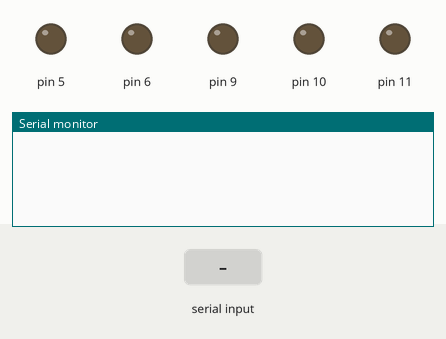
A sketch run on a simulated Arduino Uno, built with avr-gcc and run on an emulated ATmega328P. Shown: output pins drawn as LEDs (lit = HIGH), the last lines printed to the serial monitor. The test bench sets the inputs (shaded band).

Above: at 1.2 s.
1.3 s: "v|1\n" received over Serial
At 2.5 s:
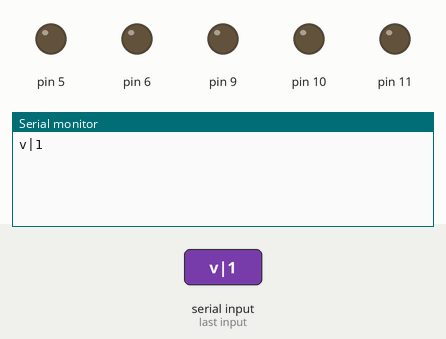
2.8 s: "g|1\n" received over Serial
At 3.7 s:
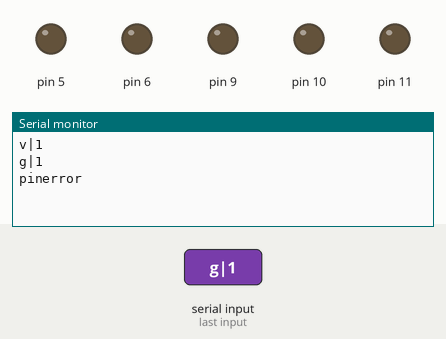
4.3 s: "v\n" received over Serial
At 4.8 s:
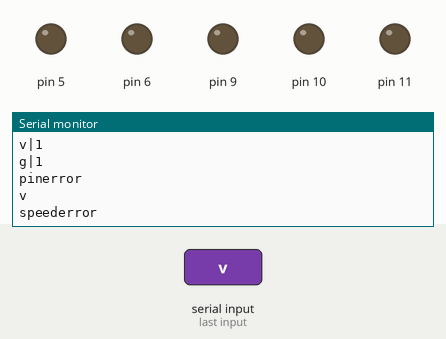

The sketch:

uart_logger.ino
```cpp
/**
 * Programm to run on Arduino. Communicates with a counterpart software on a raspberry pi.
 * Samples analog input at a given speed and sends it to the raspi
 */
#include <stdlib.h>
#include <string.h>

// intitialise some variables
unsigned long mstime;
unsigned long counter;
unsigned int interval;
char str[100]; // a char array used as string
char c;
char* index; // a char pointer to store the output of the strstr function
int DO[14] = {0,0,0,0,0,0,0,0,0,0,0,0,0,0}; // a int array to save the state of the digital pins of the Arduino

bool sampling;

//Code Initialization Starts
void setup() {
  //Setting the Baud to 230400 Bits/Second
  Serial.begin(230400);

  // intitialise 5 pwm pins of the Arduino Uno
  pinMode(5, OUTPUT);
  pinMode(6, OUTPUT);
  pinMode(9, OUTPUT);
  pinMode(10, OUTPUT);
  pinMode(11, OUTPUT);

  // initialise all variables with standard values
  mstime = millis();
  counter = 1;
  sprintf(str, "");
  interval = 100;
  index = 0;

  sampling = false;
}

void loop() {
  // reset the string
  sprintf(str, "");
  // read incomming data
  while(Serial.available()){
    c = Serial.read();
    sprintf(str, "%s%c", str, c);
    index = strstr (str,"\n");
    // process input if the whole line is read
    if(index != NULL){
      Serial.println(str);
      if(strcmp(str, "start\n") == 0){// start logging, reset counter
        sampling = true;
        counter = 0;
      }else if(strcmp(str, "stop\n") == 0){ // stop logging
        sampling = false;
        Serial.println("stopped");
      }else if(strstr (str,"v")){ // set sample speed
        char* pch;
        unsigned int temp;
        // parse the speed information string
        pch = strtok (str,"|");
        while (pch != NULL)
        {
          pch = strtok (NULL, "|");
          if(pch != NULL){
            temp = atoi(pch);
          }
        }
        // check if input is valid, then proceede
        if(temp > 0){
          interval = temp;
          counter = 0;
        }else{
          Serial.println("speederror");
        }
      }else if(strstr (str,"g")){ // set digital pins of the Arduino
        int i = 0;
        char* pch;
        int temp[2];
        // parse the pin information string
        pch = strtok (str,"|");
        while (pch != NULL)
        {
          pch = strtok (NULL, "|");
          if(pch != NULL){
            temp[i] = atoi(pch);
          }
          i++;
        }
        // check if input is valid, then proceede
        if(i == 3){
          DO[temp[0]] = temp[1];
        }else{
          Serial.println("pinerror");
        }
      }else{
        Serial.println("argerror");
      }
      // reset the string
      sprintf(str, "");
    }
  }

  // set the pins of the Arduino to the values, that are saved in the array
  for(int i = 0; i < 14; i++){
    if(DO[i] > 0){
      analogWrite(i, DO[i]/4);
    }else{
      digitalWrite(i, LOW);
    }
  }

  // send sample data if the interval is met
  if(((millis() - mstime) >= interval) && sampling){
    mstime = millis();
    sprintf(str, "%lu,%i,%i,%i,%i,%i,%i,%i,%i,%i,%i,%i", counter * interval, analogRead(A0), analogRead(A1), analogRead(A2), analogRead(A3), analogRead(A4), analogRead(A5), DO[5], DO[6], DO[9], DO[10], DO[11]);

    Serial.println(str);
    counter++;
  }
}

//End of the Program
```

Measured:
- after the input at 1.3 s, the serial monitor: prints a new line at once (image 1)
- after the input at 2.8 s, the serial monitor: prints a new line at once (image 2)
- after the input at 4.3 s, the serial monitor: prints a new line at once (image 3)
